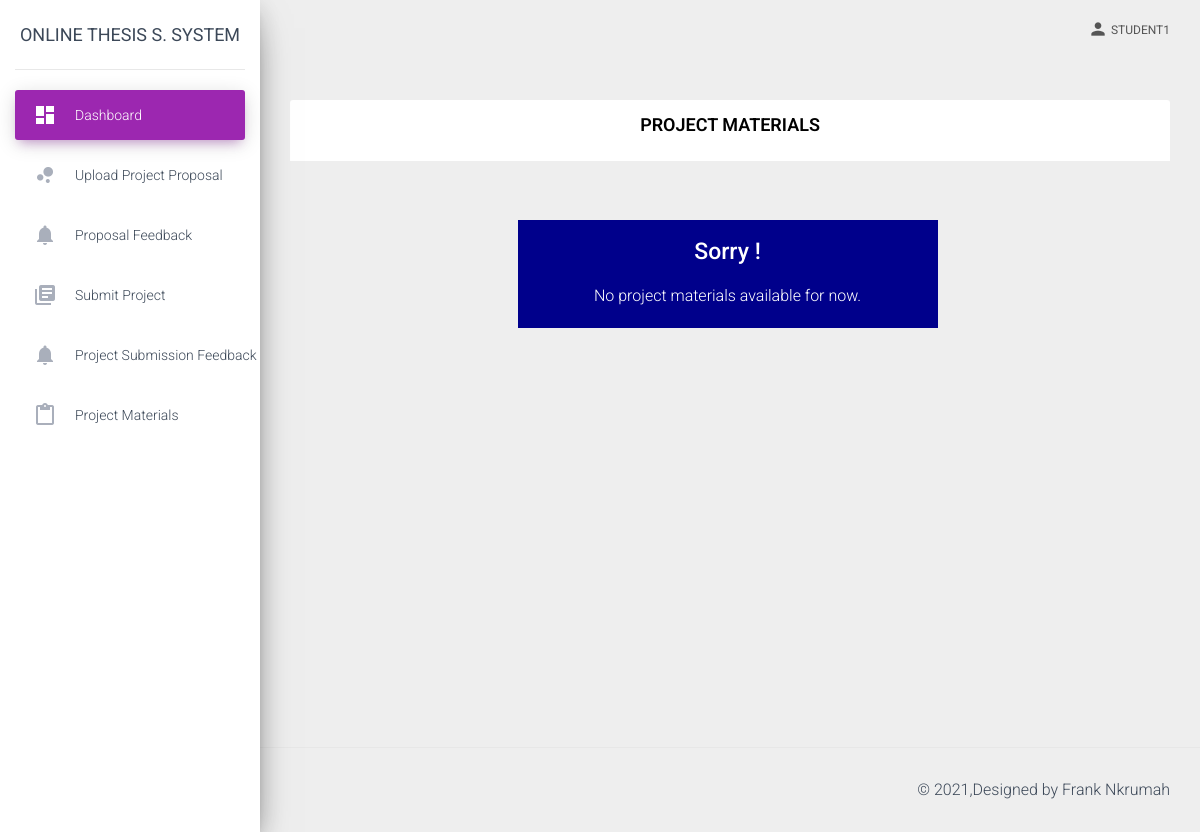
Before: /project-materials (signed in) with the older database file.
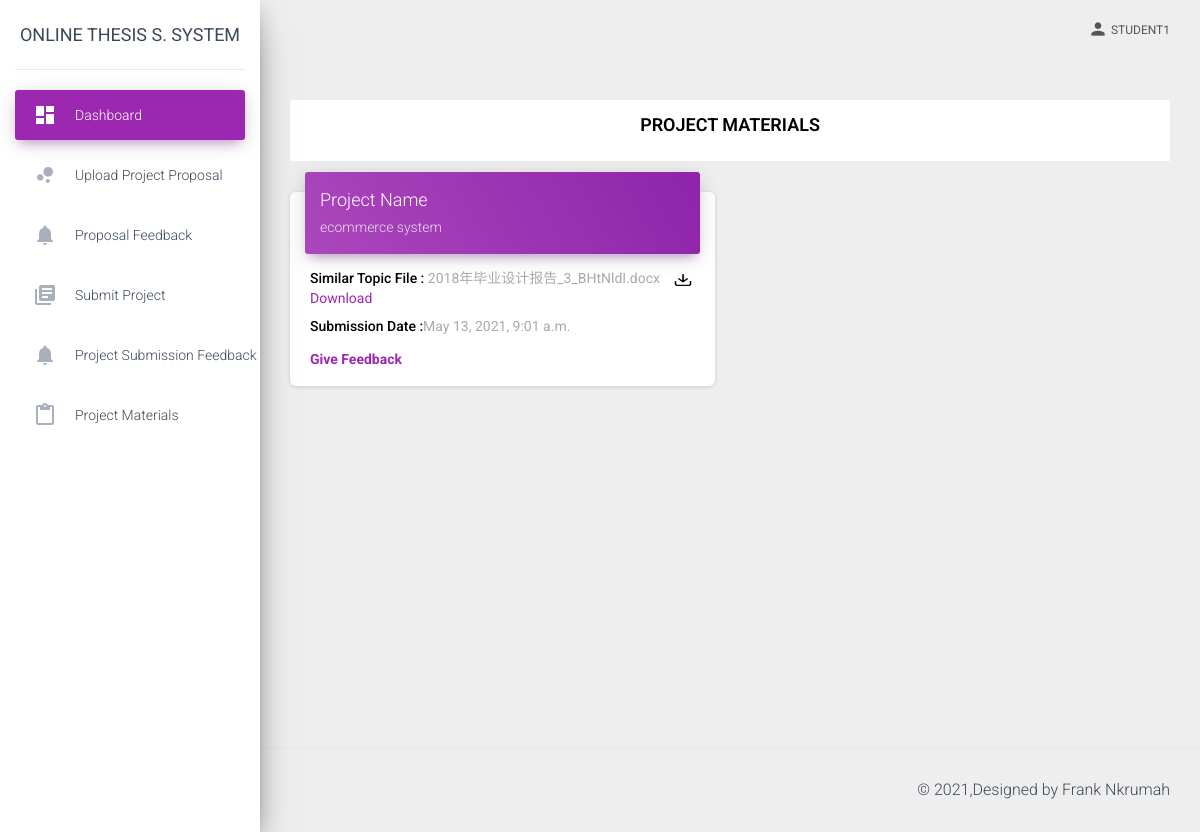
After: the same page with the newer database file.
### online_thesis/models.py (models this page shows, shortened)
class ProjectMaterial(models.Model):
    teacher = models.ForeignKey(User, on_delete=models.CASCADE)
    project = models.ForeignKey(SelectedTopic, on_delete=models.CASCADE)
    similar_topic_file = models.FileField(upload_to='similar_topic_file')
    date = models.DateTimeField(auto_now_add=True)
    def filename(self):
        return os.path.basename(self.similar_topic_file.name)

class SelectedTopic(models.Model):
    PROJECT_STATUS = (
        ('PENDING','PENDING'),
        ('DENIED','DENIED'),
        ('APPROVED','APPROVED'),
    )
    project = models.ForeignKey(Topic, on_delete=models.CASCADE)
    student = models.ForeignKey(User, on_delete=models.CASCADE)
    student_view = models.TextField()
    status = models.CharField(max_length=300, choices=PROJECT_STATUS, default='PENDING')
    date = models.DateTimeField(auto_now_add=True)
    def __str__(self):
        return self.project.name

class Topic(models.Model):
    PROJECT_STATUS = (
        ('PENDING','PENDING'),
        ('DENIED','DENIED'),
        ('APPROVED','APPROVED'),
    )
    name = models.CharField(max_length=300)
    description = models.TextField()
    teacher = models.ForeignKey(User, on_delete=models.CASCADE)
    status = models.CharField(max_length=300, choices=PROJECT_STATUS, default='PENDING')

### online_thesis/views.py (the view)
# urls.py: path('project-materials', project_materials, name='project_materials'),
@login_required
def project_materials(request):
    materials = ProjectMaterial.objects.filter(project__student=request.user).order_by('-id')
    return render(request, 'student/project_materials.html',{'materials':materials})

### templates/student/project_materials.html (shortened to what this page needs)
{% extends "student_base.html" %}
{% load static %}
{% block content %}
<div class="container-fluid">
  <div class="row">
    <div class="col-md-12">
      <div class="row">
        <div class="col-md-12">
        <div class="card-header card-header-primary">
          <h4 class="card-title title-main">PROJECT MATERIALS</h4>
        </div>
        </div>
        {% if materials %}
          {% for project in materials %}
          <div class="col-md-6">
            <div class="card">
              <div class="card-header card-header-primary">
                <h4 class="card-title">Project Name</h4>
                <p class="card-category">{{project.project}}</p>
              </div>
              <div class="card-body">
                <label class="labl"><span class="project-detail">Similar Topic File :</span> {{project.filename}} <a href="{{project.similar_topic_file.url}}" download> <span class="download"><img class="download-img" src="{% static 'img/download.png' %}" /> Download</span></a></label>
                <label class="labl"><span class="project-detail">Submission Date :</span>{{project.date}}</label>
                <a class="approve-link" href="{% url 'feedback_materials' project.id %}">Give Feedback</a>
              </div>
            </div>
          </div>
          {% endfor %}
        {% else %}
          <div class="col-md-12">
            <div class="row mt-5">
                <div class="col-md-3"></div>
                <div class="col-md-4">
                  <p class="error"><span class="sorry"> Sorry !</span>No project materials available for now.</p>
                </div>
                <div class="col-md-4"></div>
            </div>
          </div>
        {% endif %}
      </div>
    </div>
  </div>
</div>
{% endblock %}

### templates/student_base.html (shortened to what this page needs)
<!DOCTYPE html>
{% load static %}
<html lang="en">
<head>
  <link rel="stylesheet" href="https://maxcdn.bootstrapcdn.com/font-awesome/latest/css/font-awesome.min.css">
  <link href="{% static 'css/material-dashboard.css' %}" rel="stylesheet" />
  <link href="{% static 'demo/demo.css' %}" rel="stylesheet" />
</head>
<body class="">
  <div class="wrapper ">
    <div class="sidebar" data-color="purple" data-background-color="white" data-image="../assets/img/sidebar-1.jpg">
      <div class="logo"><a href="{% url 'dashboard' %}" class="simple-text logo-normal">
          Online Thesis S. System
        </a></div>
      <div class="sidebar-wrapper">
        <ul class="nav">
          <li class="nav-item active ">
            <a class="nav-link" href="{% url 'dashboard' %}">
              <i class="material-icons">dashboard</i>
              <p>Dashboard</p>
            </a>
          </li>
          <li class="nav-item ">
            <a class="nav-link" href="{% url 'upload_proposal' %}">
              <i class="material-icons">bubble_chart</i>
              <p>Upload Project Proposal</p>
            </a>
          </li>
          <li class="nav-item ">
            <a class="nav-link" href="{% url 'proposal_feedback' %}">
              <i class="material-icons">notifications</i>
              <p>Proposal Feedback</p>
            </a>
          </li>
          <li class="nav-item ">
            <a class="nav-link" href="{% url 'submit_project' %}">
              <i class="material-icons">library_books</i>
              <p>Submit Project</p>
            </a>
          </li>
          <li class="nav-item ">
            <a class="nav-link" href="{% url 'project_submission_feedback' %}">
              <i class="material-icons">notifications</i>
              <p>Project Submission Feedback</p>
            </a>
          </li>
         <li class="nav-item ">
            <a class="nav-link" href="{% url 'project_materials' %}">
              <i class="material-icons">content_paste</i>
              <p>Project Materials</p>
            </a>
          </li>
        </ul>
      </div>
    </div>
    <div class="main-panel">
      <nav class="navbar navbar-expand-lg navbar-transparent navbar-absolute fixed-top ">
        <div class="container-fluid">
          <div class="collapse navbar-collapse justify-content-end">
            <ul class="navbar-nav">
              <li class="nav-item dropdown">
                <a class="nav-link" href="javascript:;" id="navbarDropdownProfile" data-toggle="dropdown" aria-haspopup="true" aria-expanded="false">
                  <i class="material-icons">person</i><span>{{user.username}}</span>
                </a>
              </li>
            </ul>
          </div>
        </div>
      </nav>
      <div class="content">
        {% block content %}{% endblock  %}
      </div>
      <footer class="footer">
        <div class="container-fluid">
          <div class="copyright float-right">
            &copy;
              ,Designed by  Frank Nkrumah
              </div>
        </div>
      </footer>
    </div>
  </div>
</body>
</html>

### templates/student/project_materials.html (style rules this page uses)
.project-detail { color:black; font-weight:500; }
.approve-link { display: block; margin-top: 10px; font-weight: 700; }
.title-main { color:black; font-weight:600; text-align:center; }
.labl { display:block; }
.download { margin-left:10px; }
.download-img { width: 20px; height: 14px; }

Changed rows visible on the page:
added ProjectMaterial: project "ecommerce system", filename "2018年毕业设计报告_3_BHtNldI.docx", date "May 13, 2021, 9:01 a.m."
Other visible differences:
text no longer shown: "Sorry ! No project materials available for now."
